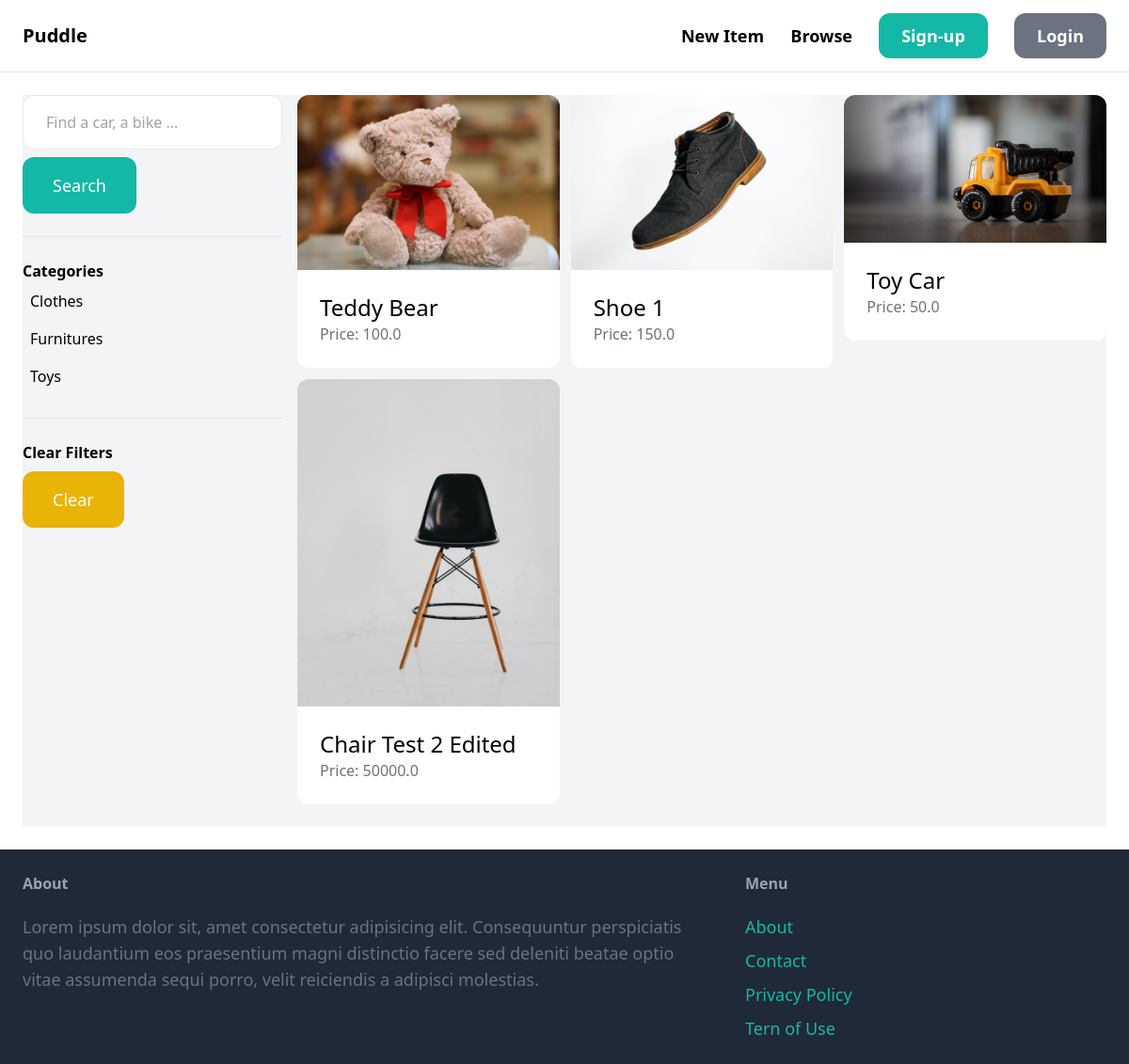
The page /item/ on the database its author committed.
### item/models.py (models this page shows, shortened)
class Category(models.Model):
    name = models.CharField(max_length=255)
    class Meta:
        ordering = ('name',)
        verbose_name_plural = 'Categories'

class Item(models.Model):
    category = models.ForeignKey(Category, related_name='items', on_delete=models.CASCADE)
    name = models.CharField(max_length=255)
    description = models.TextField(blank=True, null=True)
    price = models.FloatField()
    image = models.ImageField(upload_to='item_images', blank=True, null=True)
    is_sold = models.BooleanField(default=False)
    created_by = models.ForeignKey(User, related_name='items', on_delete=models.CASCADE)
    created_at = models.DateTimeField(auto_now_add=True)

### item/views.py (the view)
# urls.py: path('', views.items, name='items'),
def items(request):
    query = request.GET.get('query', '')
    category_id = request.GET.get('category', 0)
    categories = Category.objects.all()
    items = Item.objects.filter(is_sold=False)
    if category_id:
        items = items.filter(category_id=category_id)
    if query:
        items = items.filter(Q(name__icontains=query) | Q(description__icontains=query))
    return render(request, 'item/items.html', {
        'items' : items,
        'query' : query,
        'categories' : categories,
        'category_id' : int(category_id)
    })

### item/templates/item/items.html (shortened to what this page needs)
{% extends 'core/base.html' %}
{% block content %}
    <div class="pb-6 grid grid-cols-4 gap-4 bg-gray-100">
        <div class="col-span-1">
            <form action="{% url 'item:items' %}" method="get">
                <input type="text" name="query" class="w-full py-4 px-6 border rounded-xl" value="{{ query }}" placeholder="Find a car, a bike ...">
                <button class="mt-2 py-4 px-8 text-lg bg-teal-500 text-white rounded-xl">Search</button>
            </form>
            <hr class="my-6">
            <p class="font-semibold">Categories</p>
            <ul>
                {% for category in categories %}
                    <li class="py-2 px-2 rounded-xl {% if category.id == category_id %} bg-gray-200 {% endif %}">
                        <a href="{% url 'item:items' %}?query={{query}}&category={{category.id}}">{{ category.name }}</a>
                    </li>
                {% endfor %}
                <hr class="my-6">
                <p class="font-semibold">Clear Filters</p>
                <ul>
                    <li><a href="{% url 'item:items' %}" class="mt-2 py-4 px-8 inline-block bg-yellow-500 text-lg rounded-xl text-white">Clear</a></li>
                </ul>
            </ul>
        </div>
        <div class="col-span-3">
            <div class="grid grid-cols-3 gap-3">
                {% for item in items %}
                    <div>
                        <a href="{% url 'item:detail' item.id %}">
                            <div>
                                <img src="{{ item.image.url }}" class="rounded-t-xl" alt="Item Image">
                            </div>
                            <div class="p-6 bg-white rounded-b-xl">
                                <h2 class="text-2xl">{{ item.name }}</h2>
                                <p class="text-gray-500">Price: {{ item.price }} </p>
                            </div>
                        </a>
                    </div>
                {% endfor %}
            </div>
        </div>
    </div>
{% endblock %}

### rows shown on the page
Category: name "Clothes"
Category: name "Furnitures"
Category: name "Toys"
Item: image (picture), name "Teddy Bear", price "100.0"
Item: image (picture), name "Shoe 1", price "150.0"
Item: image (picture), name "Toy Car", price "50.0"
Item: image (picture), name "Chair Test 2 Edited", price "50000.0"
